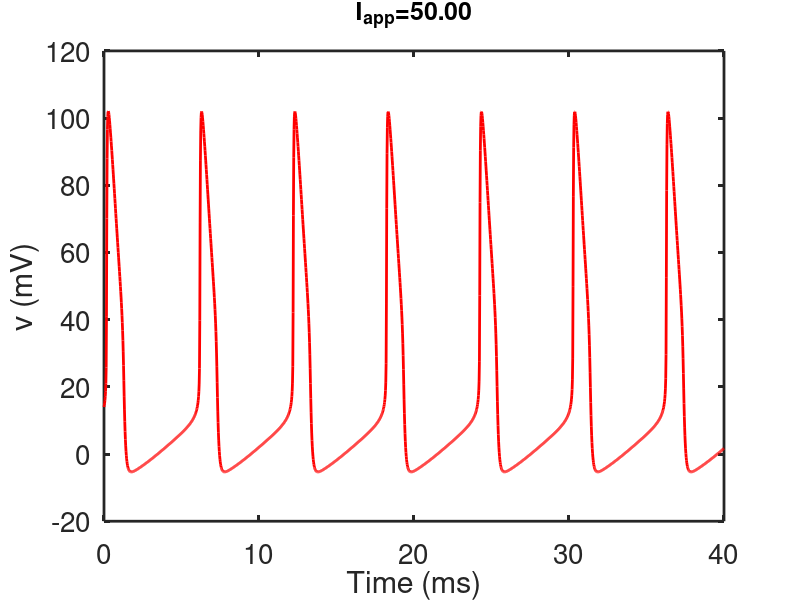
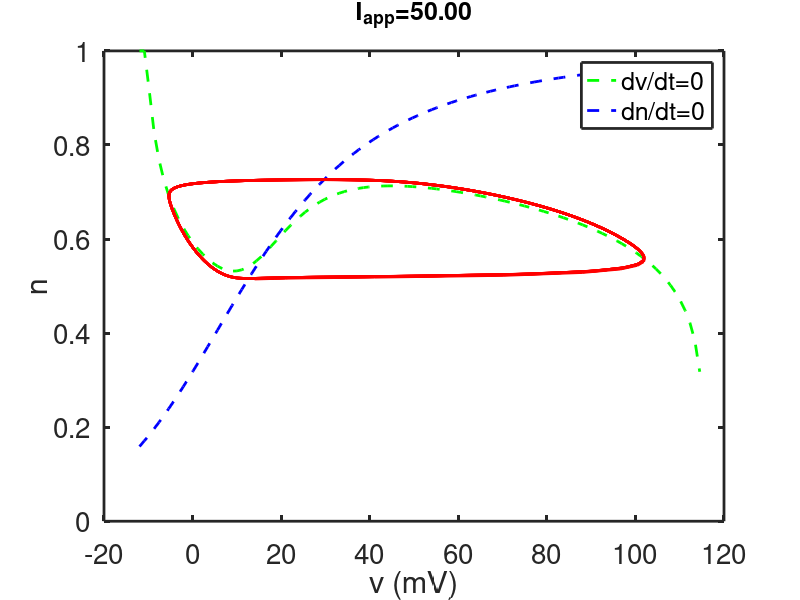

The MATLAB source for these figures, in order:
% This is a simple ode integrator for the reduced HH equations (also called
% the fast-slow HH equations)
 
function rHH_solver
global gnabar gkbar gl Vna Vk Vl Iapp    BCL rn0 V

set(0,                           ...
   'defaultaxesfontsize', 20,   ...
   'defaultaxeslinewidth', 2, ...
   'defaultlinelinewidth', 2.0);
   
%parameters

gnabar = 120.;
gkbar = 36;
gl = 0.3;
Vna = 115;
Vk = -12;
Vl = 10.5988;

rn0 = 0.8;
%rn0 = 0.9;

% pick a value of Iapp 
Iapp = 50;  % with this value there are oscillations
%Iapp = 0;
BCL = 0;  % the Basic Cycle Length is the period for a periodic stimulus.

% first find the v nullcline by bisection
vlist = [Vk+.01:1.1001:Vna-0.03];% list of V values to use; avoid exactly Vk and exactly Vna
[n0 ninf]=get_nullclines(vlist);
 
% now integrate the differential equations
tstep = 0.02;
if(Iapp==0)
    t_end=10;
    V0 = 6; % give a small initial stimulus away from zero
h0 = 0.3177;

else 
    t_end=40;
    V0 = 14;   
h0 = 0.515;

end
 
 
%specify the output points
tspan = [0:tstep:t_end];

s0 = [V0;h0];  % initial values

[T,S] = ode23(@deRHS,tspan, s0, odeset('maxstep',1));  
V = S(:,1);
h = S(:,2);

formatSpecF = '%5.2f\n';
% plot V vs t
figure(1)
plot(T,V,'r')
xlabel('Time (ms)')
ylabel('v (mV)')
title(strcat('I_{app}= ',sprintf(formatSpecF,Iapp)),'fontsize',18)
% the phase portrait

figure(2)
plot(vlist,n0,'g--',vlist,ninf,'b--',V,h,'r','linewidth',2)  
xlabel('v (mV)')
ylabel('n')
title(strcat('I_{app}= ',sprintf(formatSpecF,Iapp)),'fontsize',18)
legend('dv/dt=0','dn/dt=0')
%%%%%%%%%%%%%%%%%%%%%%%%%%%%%%%%%%%%%%
%the right hand side for ode simulation:
function s_prime=deRHS(t,s)
global gnabar gkbar gl Vna Vk Vl Iapp BCL rn0

V = s(1);
W = s(2);
% If there is a stimulus, add it
Istimut = (BCL>0)*Iapp/cosh(mod(t,BCL)-BCL/4) + (BCL==0)*Iapp;

n = W;
Gt= gate_de(V);
AM=Gt(1);
BM = Gt(2);
AN = Gt(3);
BN = Gt(4);
 
h = rn0 - n;
aminf = AM/(AM+BM);
 
Ina = gnabar*aminf.^3.*h.*(V-Vna) ;
Ik = gkbar*n.^4*(V-Vk);
Icl = gl*(V-Vl);
      
Fv = -Ina-Ik-Icl;
Fw=AN*(1.-n)-BN*n;

s_prime = [Fv+Istimut Fw]';
%%%%%%%%%%%%%%%%%%%%%%%%%%%%%%%%%%%%%%

function [n0,ninf]= get_nullclines(vlist)
global V   
% for each v find f(v,n) = 0 by bisection
 
 for j = 1:length(vlist)
    V=vlist(j);
 
 % guess a lower bound 
a = 0;

% guess an upper bound
b = 1;

%this is the answer - call the function bisect(a,b,@fval)

n0(j)= bisect(a,b,@feval);
 
Gt= gate_de(V);
AN = Gt(3);
BN = Gt(4);
ninf(j) = AN/(AN+BN);

    end
 
%%%%%%%%%%%%%%%%%%%%%%%%%%%%%%%%%%%%%%%
function fn = feval(n)
global V
% evaluate the function
 
s=[V,n];
 t=0;
fhh= deRHS(t,s);  % use the rhs of the de
fn=fhh(1);
 

%%%%%%%%%%%%%%%%%%%%%%%%%%%%%%%%%%%
function gate = gate_de(V)
 % calculate the gating functions for V                 
AM=.1*(25.-V)./(exp(2.5 -0.1*V)-1.);
BM=4.*exp(-V/18.);
AN=.01*(10.-V)./(exp(1.-0.1*V)-1.);
BN=.125*exp(-V/80.);

gate = [AM BM AN BN];

%%%%%%%%%%%%%%%%%%%%%%%%%%%%%%%%%%%%%%%
function root = bisect(a,b,feval)

ul = a;
fl = feval(ul);
uu = b;
fu = feval(uu);

% we make the assumption, without checking, that 
% fu*fl<0

% if not, the algoritm fails to find a root.

N = 20;  % number of iterates
% the main bisection algorithm
for j = 1:N
uc = (ul+uu)/2;
fc = feval(uc);
ftest = (fc.*fl>0);
ul = ftest.*uc+(1-ftest).*ul;
fl = ftest.*fc + (1-ftest).*fl;

uu = (1-ftest).*uc+ ftest.*uu;
fu = (1-ftest).*fc + ftest.*fu;
end
root = uc;

 
